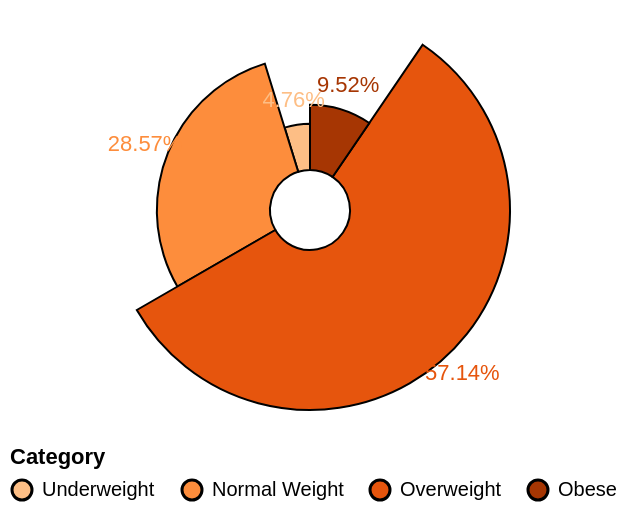

This figure's Vega-Lite source:
### Vega-Lite specification from a JSON file in a GitHub repository (floating-point values rounded to 4 significant figures)
{"$schema": "https://vega.github.io/schema/vega-lite/v5.json", "description": "Ingredients used to make wine.", "width": 300, "height": 200, "data": {"values": [{"Category": "Underweight", "value": 10, "percentage": "4.76%"}, {"Category": "Normal Weight", "value": 60, "percentage": "28.57%"}, {"Category": "Overweight", "value": 120, "percentage": "57.14%"}, {"Category": "Obese", "value": 20, "percentage": "9.52%"}]}, "layer": [{"mark": {"type": "arc", "innerRadius": 20, "stroke": "null"}}, {"mark": {"type": "text", "radiusOffset": 12}, "encoding": {"text": {"field": "percentage", "type": "nominal"}}}], "encoding": {"theta": {"field": "value", "type": "quantitative", "stack": true}, "radius": {"field": "value", "scale": {"type": "sqrt", "zero": true, "rangeMin": 20}}, "color": {"field": "Category", "type": "nominal", "legend": {"orient": "bottom", "direction": "horizontal"}, "scale": {"type": "linear", "domain": ["Underweight", "Normal Weight", "Overweight", "Obese"], "range": ["#fdbe85", "#fd8d3c", "#e6550d", "#a63603"]}}}, "background": "transparent", "config": {"view": {"stroke": "transparent"}}}
